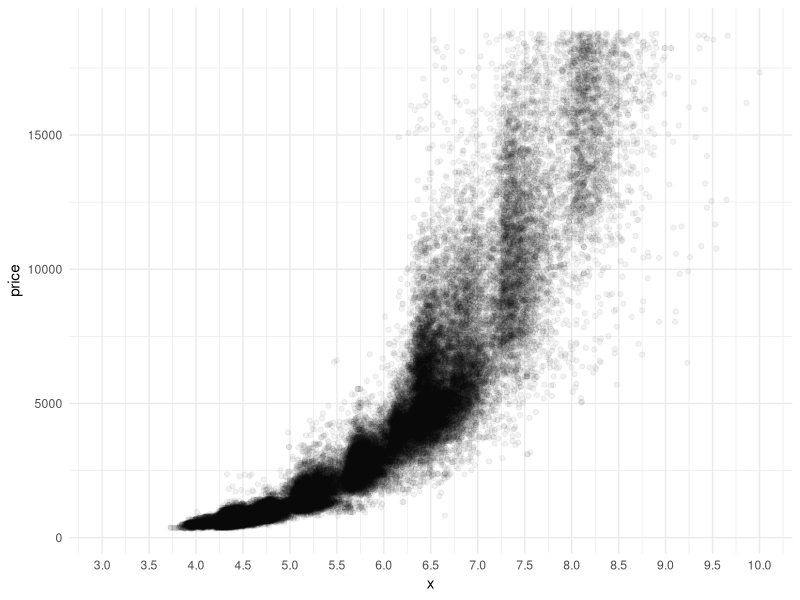
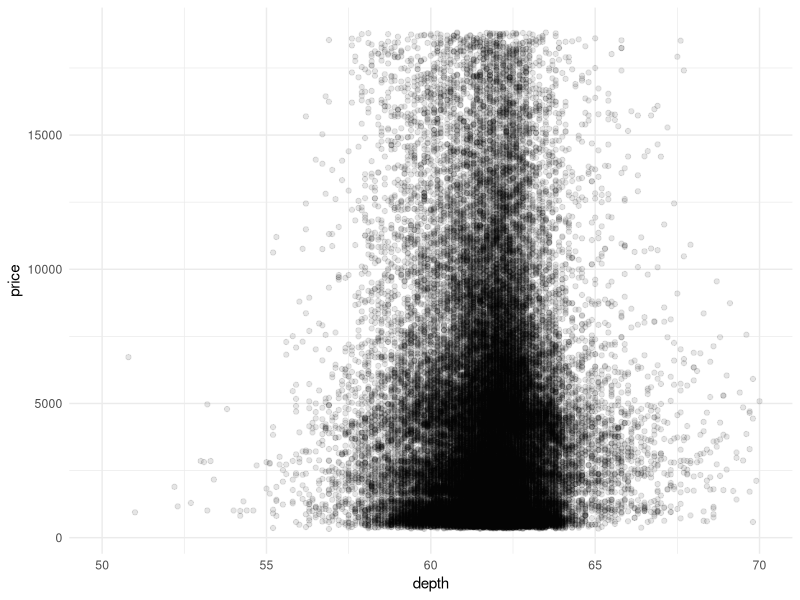
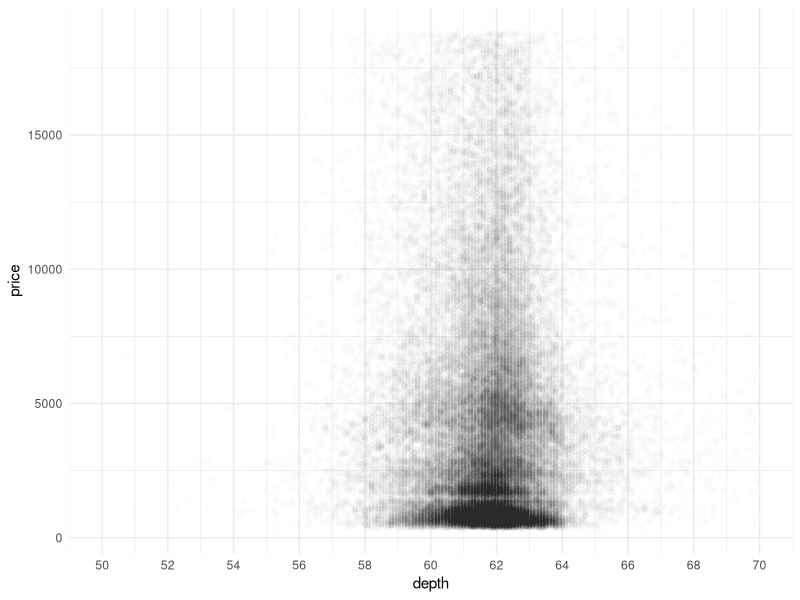
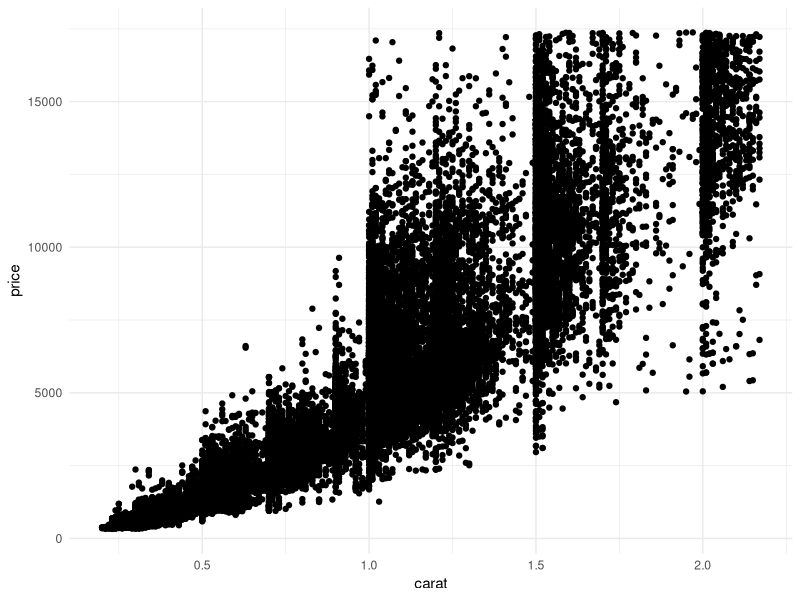
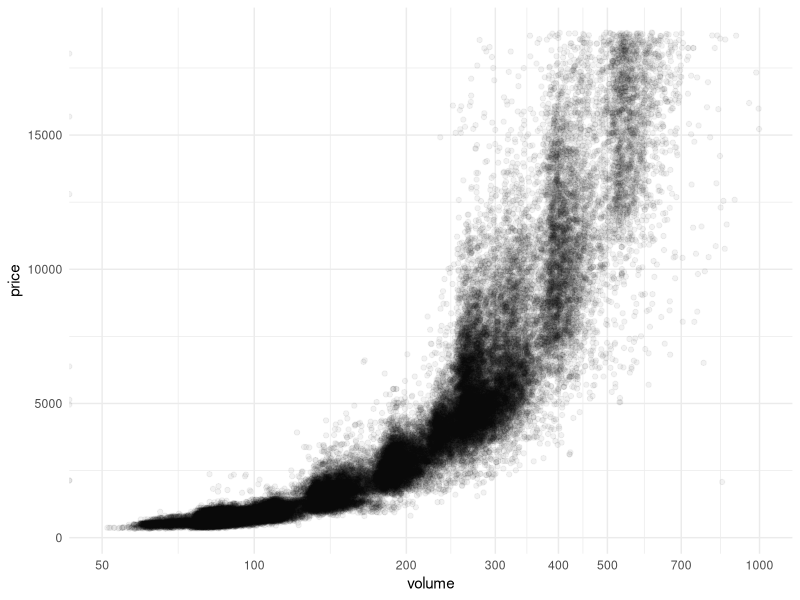
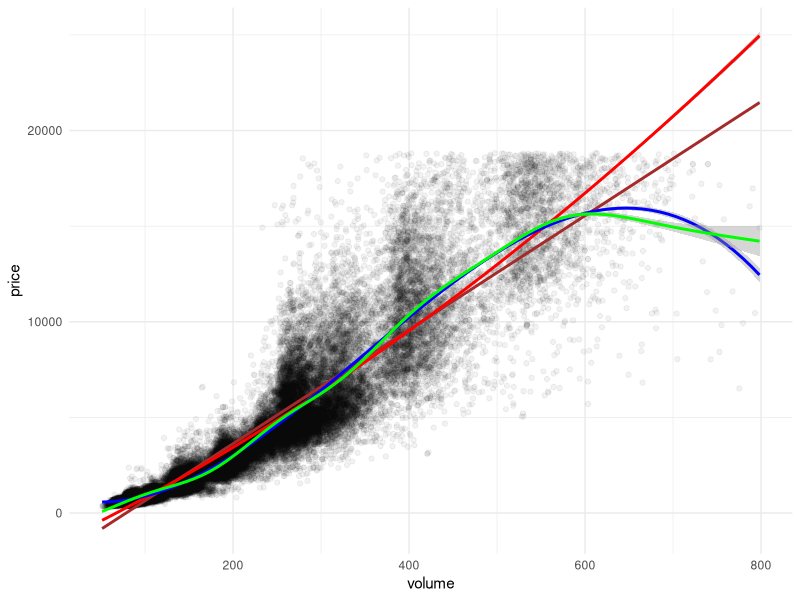
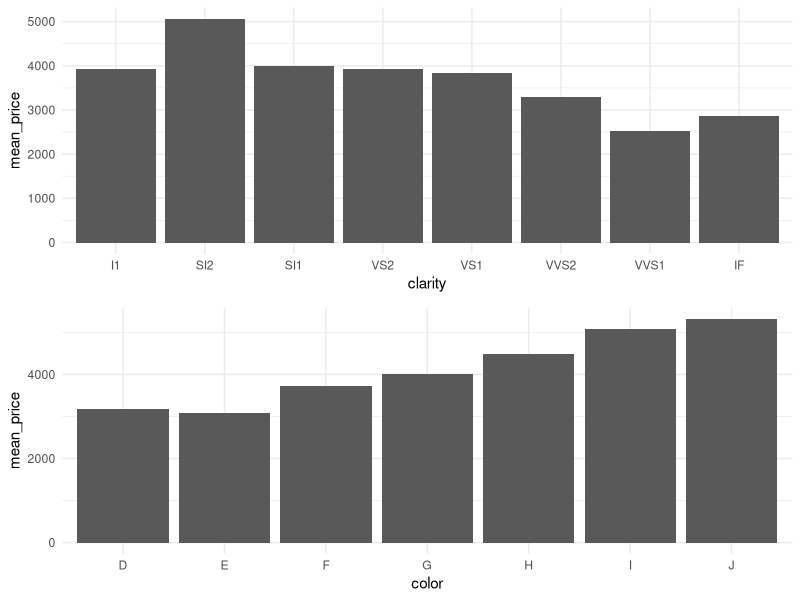

Write the R code that produced these figures, in order. (Note: this script raises an error after producing the figures.)
## ---- chunk 1
library(ggplot2)
library(ggthemes)
theme_set(theme_minimal())
library(dplyr)
data(diamonds)

summary(diamonds$x)
ggplot(aes(x=x, y=price), data=diamonds) +
  geom_point(alpha = 0.05) + 
  scale_x_continuous(limits=c(3,10), breaks=seq(3,10,0.5))

## ---- chunk 2
# correlation between price and x (0.88)
cor.test(diamonds$price, diamonds$x)

# correlation between price and y (0.87)
cor.test(diamonds$price, diamonds$y)

# correlation between price and z (0.86)
cor.test(diamonds$price, diamonds$z)
## ---- chunk 3
ggplot(aes(x = depth, y = price), data = diamonds) +
  geom_point(alpha = 0.1) +
  scale_x_continuous(limits=c(50, 70))

# Change the code to make the transparency of the
# points to be 1/100 of what they are now and mark
# the x-axis every 2 units.
ggplot(aes(x = depth, y = price), data = diamonds) +
  geom_point(alpha = 0.01) +
  scale_x_continuous(limits=c(50, 70), breaks=seq(50, 70, 2))
## ---- chunk 4
# What's the correlation of depth vs price? (-0.01)
cor.test(diamonds$depth, diamonds$price)
## ---- chunk 5
diamonds.top1p_excluded = subset(diamonds, 
                                 diamonds$carat < quantile(diamonds$carat, .99) & diamonds$price < quantile(diamonds$price, .99))
ggplot(aes(x = carat, y = price), data = diamonds.top1p_excluded) +
  geom_point()

## ---- chunk 6
diamonds$volume = diamonds$x * diamonds$y * diamonds$x
ggplot(aes(x = volume, y = price), data = diamonds) +
  geom_point(alpha = 0.05) +
  scale_x_log10(limits=c(50, 1000), breaks=c(50, 100, 200, 300, 400, 500, 700, 1000))
## ---- chunk 7
# What's the correlation of price and volume? (0.92)
# NOTE: instructor notes suggest removing outliers (vol > 800 && vol = 0)
cor.test(diamonds$price, diamonds$volume)
## ---- chunk 8
# Subset the data to exclude diamonds with a volume
# greater than or equal to 800. Also, exclude diamonds
# with a volume of 0. Adjust the transparency of the
# points and add a linear model to the plot. (See the
# Instructor Notes or look up the documentation of
# geom_smooth() for more details about smoothers.)
require(mgcv)
diamonds.vol_nooutliers = diamonds[diamonds$volume < 800 & diamonds$volume != 0, ]
ggplot(aes(x = volume, y = price), data = diamonds.vol_nooutliers) +
  geom_point(alpha = 0.05) + 
  stat_smooth(method = 'lm', formula = y ~ x, color = 'brown', size = 1) +
  stat_smooth(method = 'lm', formula = y ~ poly(x, 2), color = 'red', size = 1) +
  stat_smooth(method = 'lm', formula = y ~ poly(x, 3), color = 'blue') +
  stat_smooth(method = 'gam', formula = y ~ s(x), color = 'green')
## ---- chunk 9
diamondsByClarity = group_by(diamonds, clarity)
diamondsByClarity = summarise(diamondsByClarity,
                              mean_price = mean(price),
                              median_price = median(price),
                              min_price = min(price),
                              max_price = max(price),
                              n = n())
head(diamondsByClarity)
## ---- chunk 10
data(diamonds)
library(dplyr)
library(gridExtra)

diamonds_by_clarity <- group_by(diamonds, clarity)
diamonds_mp_by_clarity <- summarise(diamonds_by_clarity, mean_price = mean(price))

diamonds_by_color <- group_by(diamonds, color)
diamonds_mp_by_color <- summarise(diamonds_by_color, mean_price = mean(price))

#diamonds_by_cut <- group_by(diamonds, cut)
#diamonds_mp_by_cut <- summarise(diamonds_by_cut, mean_price = mean(price))

p1 <- ggplot(aes(x = clarity, y = mean_price), data = diamonds_mp_by_clarity) + geom_bar(stat='identity')
p2 <- ggplot(aes(x = color, y = mean_price), data = diamonds_mp_by_color) + geom_bar(stat='identity')
#p3 <- ggplot(aes(x = cut, y = mean_price), data = diamonds_mp_by_cut) + geom_bar(stat='identity')
grid.arrange(p1, p2, ncol = 1)
## ---- chunk 11
library(openxlsx)
library(tidyr)
fertility <- read.xlsx('indicator undata total_fertility.xlsx', rowNames = TRUE, rows=1:259)
fertility <- mutate(fertility, country=rownames(fertility))
fertility <- gather(fertility, year, "fertility", 1:(length(fertility)-1), convert=TRUE)
fertility <- arrange(fertility, country, year)

income <- read.xlsx('indicator gapminder gdp_per_capita_ppp.xlsx', rowNames = TRUE, rows=1:260)
income <- mutate(income, country=rownames(income))
income <- gather(income, year, "fertility", 1:(length(income)-1), convert = TRUE)
income <- arrange(income, country, year)

fer_inc <- inner_join(income, fertility, by = c("country", "year"))
names(fer_inc) <- c("country", "year", "income", "fertility")
head(fer_inc)
## ---- chunk 12
summary(fer_inc$income)
ggplot(aes(x = year, y = income), data = fer_inc) +
  geom_point(alpha = 0.2, color = 'orange') +
  coord_cartesian(ylim=c(300, 190000)) +
  scale_y_log10() +
  geom_line(stat = 'summary', fun.y = mean) +
  geom_line(stat = 'summary', fun.y = median, color = 'blue') +
  geom_line(stat = 'summary', fun.y = quantile, probs = .1, linetype = 2, color = 'blue') +
  geom_line(stat = 'summary', fun.y = quantile, probs = .9, linetype = 2, color = 'blue')

fer_inc[!is.na(fer_inc$income) & fer_inc$income < 300,]
## ---- chunk 13
fer_inc.means <- fer_inc %>%
  group_by(year) %>%
  summarise(mean_income = mean(income, na.rm = TRUE),
            mean_fertility = mean(fertility, na.rm = TRUE),
            n = n()) %>%
  arrange(year)
head(fer_inc.means)
p1 <- ggplot(aes(x = year), data = fer_inc.means) +
  geom_point(aes(y = mean_income), color = 'red')
p2 <- ggplot(aes(x = year), data = fer_inc.means) +  
  geom_point(aes(y = mean_fertility), color = 'blue')
library(gridExtra)
grid.arrange(p1, p2, ncol=1)

cor.test(fer_inc$income, fer_inc$fertility)
